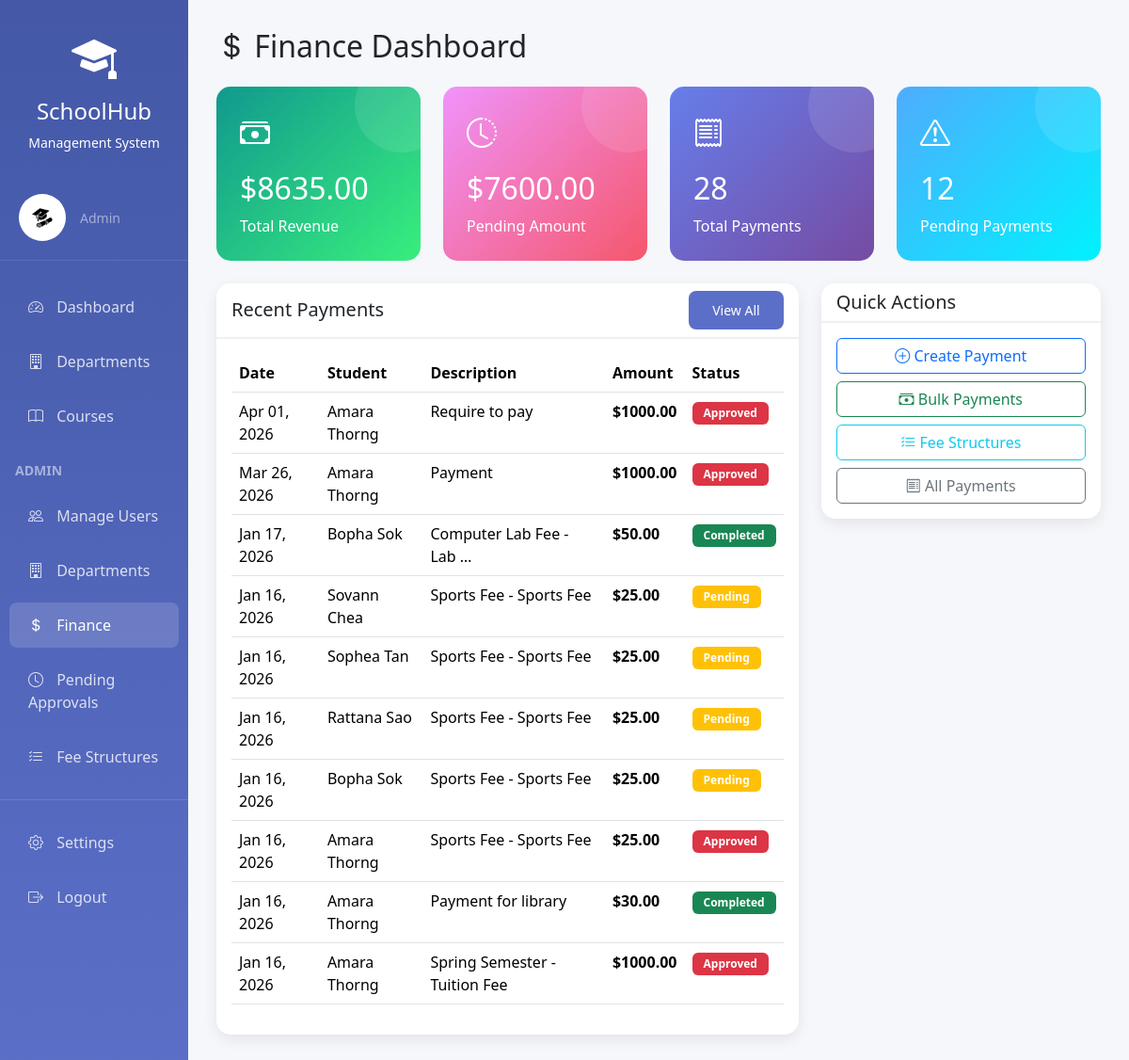
The app's page /finance/dashboard/ (signed in) with its own data.
### accounts/models.py (models this page shows, shortened)
class User(AbstractUser):
    USER_TYPE_CHOICES = (
        ('admin', 'Admin'),
        ('teacher', 'Teacher'),
        ('student', 'Student'),
    )
    user_type = models.CharField(max_length=10, choices=USER_TYPE_CHOICES, default='student')
    phone_number = models.CharField(max_length=15, blank=True, null=True)
    address = models.TextField(blank=True, null=True)
    date_of_birth = models.DateField(blank=True, null=True)
    profile_picture = models.ImageField(upload_to='profiles/', blank=True, null=True)
    is_approved = models.BooleanField(default=False, help_text='Admin must approve new accounts')
    student_id = models.CharField(max_length=20, blank=True, null=True, unique=True)
    enrollment_date = models.DateField(blank=True, null=True)
    department = models.ForeignKey('academics.Department', on_delete=models.SET_NULL,
                                   null=True, blank=True, related_name='students')
    major = models.ForeignKey('academics.Major', on_delete=models.SET_NULL,
                              null=True, blank=True, related_name='students')
    teacher_id = models.CharField(max_length=20, blank=True, null=True, unique=True)
    hire_date = models.DateField(blank=True, null=True)
    teacher_department = models.ForeignKey('academics.Department', on_delete=models.SET_NULL,
                                          null=True, blank=True, related_name='teachers')
    teaching_majors = models.ManyToManyField('academics.Major', blank=True,
                                             related_name='teachers')
    class Meta:
        ordering = ['username']
    @property
    def is_admin(self):
        return self.user_type == 'admin'
    @property
    def is_student(self):
        return self.user_type == 'student'

### finance/models.py (models this page shows, shortened)
class Payment(models.Model):
    STATUS_CHOICES = (
        ('pending', 'Pending'),
        ('awaiting_approval', 'Awaiting Approval'),
        ('approved', 'Approved'),
        ('rejected', 'Rejected'),
        ('completed', 'Completed'),
        ('failed', 'Failed'),
        ('refunded', 'Refunded'),
    )
    PAYMENT_METHOD_CHOICES = (
        ('cash', 'Cash'),
        ('bank_transfer', 'Bank Transfer'),
        ('credit_card', 'Credit Card'),
        ('online', 'Online Payment'),
    )
    payment_id = models.UUIDField(default=uuid.uuid4, editable=False, unique=True)
    student = models.ForeignKey(User, on_delete=models.CASCADE,
                                limit_choices_to={'user_type': 'student'},
                                related_name='payments')
    fee_structure = models.ForeignKey(FeeStructure, on_delete=models.SET_NULL,
                                      null=True, blank=True)
    course = models.ForeignKey(Course, on_delete=models.SET_NULL,
                               null=True, blank=True,
                               help_text="Associated course (if applicable)")
    amount = models.DecimalField(max_digits=10, decimal_places=2,
                                 validators=[MinValueValidator(0)])
    description = models.TextField()
    payment_method = models.CharField(max_length=20, choices=PAYMENT_METHOD_CHOICES,
                                      default='cash')
    status = models.CharField(max_length=20, choices=STATUS_CHOICES, default='pending')
    transaction_id = models.CharField(max_length=100, blank=True, null=True)
    payment_date = models.DateTimeField(null=True, blank=True)
    due_date = models.DateField()
    processed_by = models.ForeignKey(User, on_delete=models.SET_NULL, null=True,
                                     related_name='payments_processed')
    notes = models.TextField(blank=True)
    created_at = models.DateTimeField(auto_now_add=True)
    updated_at = models.DateTimeField(auto_now=True)
    class Meta:
        ordering = ['-created_at']

### finance/views.py (the view)
# urls.py: path('dashboard/', views.finance_dashboard, name='finance_dashboard'),
@user_passes_test(admin_required)
def finance_dashboard(request):
    total_revenue = Payment.objects.filter(status__in=['completed', 'approved']).aggregate(
        total=Sum('amount'))['total'] or 0
    pending_amount = Payment.objects.filter(status='pending').aggregate(
        total=Sum('amount'))['total'] or 0
    total_payments = Payment.objects.count()
    pending_count = Payment.objects.filter(status='pending').count()
    awaiting_approval = Payment.objects.filter(status='awaiting_approval').count()
    recent_payments = Payment.objects.all()[:10]
    context = {
        'total_revenue': total_revenue,
        'pending_amount': pending_amount,
        'total_payments': total_payments,
        'pending_count': pending_count,
        'awaiting_approval': awaiting_approval,
        'recent_payments': recent_payments,
    }
    return render(request, 'finance/finance_dashboard.html', context)

### finance/views.py (called while the page is built)
def admin_required(user):
    return user.is_authenticated and user.is_admin

### finance/templates/finance/finance_dashboard.html (shortened to what this page needs)
{% extends 'base.html' %}
{% block content %}
<h2 class="mb-4"><i class="bi bi-currency-dollar"></i> Finance Dashboard</h2>
<div class="row g-4 mb-4">
    <div class="col-md-3">
        <div class="stat-card stat-card-green">
            <i class="bi bi-cash-stack" style="font-size: 2rem;"></i>
            <h2 class="mt-3">${{ total_revenue|floatformat:2 }}</h2>
            <p class="mb-0">Total Revenue</p>
        </div>
    </div>
    <div class="col-md-3">
        <div class="stat-card stat-card-orange">
            <i class="bi bi-clock-history" style="font-size: 2rem;"></i>
            <h2 class="mt-3">${{ pending_amount|floatformat:2 }}</h2>
            <p class="mb-0">Pending Amount</p>
        </div>
    </div>
    <div class="col-md-3">
        <div class="stat-card stat-card-blue">
            <i class="bi bi-receipt" style="font-size: 2rem;"></i>
            <h2 class="mt-3">{{ total_payments }}</h2>
            <p class="mb-0">Total Payments</p>
        </div>
    </div>
    <div class="col-md-3">
        <div class="stat-card stat-card-purple">
            <i class="bi bi-exclamation-triangle" style="font-size: 2rem;"></i>
            <h2 class="mt-3">{{ pending_count }}</h2>
            <p class="mb-0">Pending Payments</p>
        </div>
    </div>
</div>
<div class="row">
    <div class="col-md-8">
        <div class="card">
            <div class="card-header d-flex justify-content-between align-items-center">
                <h5 class="mb-0">Recent Payments</h5>
                <a href="{% url 'finance:payment_list' %}" class="btn btn-sm btn-primary">View All</a>
            </div>
            <div class="card-body">
                <div class="table-responsive">
                    <table class="table table-hover">
                        <thead>
                            <tr>
                                <th>Date</th>
                                <th>Student</th>
                                <th>Description</th>
                                <th>Amount</th>
                                <th>Status</th>
                            </tr>
                        </thead>
                        <tbody>
                            {% for payment in recent_payments %}
                            <tr>
                                <td>{{ payment.created_at|date:"M d, Y" }}</td>
                                <td>{{ payment.student.get_full_name }}</td>
                                <td>{{ payment.description|truncatewords:5 }}</td>
                                <td><strong>${{ payment.amount }}</strong></td>
                                <td>
                                    {% if payment.status == 'completed' %}
                                    <span class="badge bg-success">Completed</span>
                                    {% elif payment.status == 'pending' %}
                                    <span class="badge bg-warning">Pending</span>
                                    {% else %}
                                    <span class="badge bg-danger">{{ payment.get_status_display }}</span>
                                    {% endif %}
                                </td>
                            </tr>
                            {% empty %}
                            <tr>
                                <td colspan="5" class="text-center text-muted py-4">No payments yet</td>
                            </tr>
                            {% endfor %}
                        </tbody>
                    </table>
                </div>
            </div>
        </div>
    </div>
    <div class="col-md-4">
        <div class="card">
            <div class="card-header">
                <h5 class="mb-0">Quick Actions</h5>
            </div>
            <div class="card-body">
                <div class="d-grid gap-2">
                    <a href="{% url 'finance:create_payment' %}" class="btn btn-outline-primary">
                        <i class="bi bi-plus-circle"></i> Create Payment
                    </a>
                    <a href="{% url 'finance:create_bulk_payments' %}" class="btn btn-outline-success">
                        <i class="bi bi-cash-stack"></i> Bulk Payments
                    </a>
                    <a href="{% url 'finance:fee_structure_list' %}" class="btn btn-outline-info">
                        <i class="bi bi-list-check"></i> Fee Structures
                    </a>
                    <a href="{% url 'finance:payment_list' %}" class="btn btn-outline-secondary">
                        <i class="bi bi-receipt"></i> All Payments
                    </a>
                </div>
            </div>
        </div>
    </div>
</div>
{% endblock %}

### templates/base.html (shortened to what this page needs)
<!DOCTYPE html>
<html lang="en">
<head>
    <link href="https://cdn.jsdelivr.net/npm/bootstrap@5.3.2/dist/css/bootstrap.min.css" rel="stylesheet">
    <link rel="stylesheet" href="https://cdn.jsdelivr.net/npm/bootstrap-icons@1.11.2/font/bootstrap-icons.css">
</head>
<body>
    {% if user.is_authenticated %}
    <div class="container-fluid">
        <div class="row">
            <div class="col-md-2 sidebar">
                <div class="text-center py-4">
                    <i class="bi bi-mortarboard-fill" style="font-size: 3rem;"></i>
                    <h4 class="mt-2">SchoolHub</h4>
                    <p class="small mb-0">Management System</p>
                </div>
                <div class="user-section d-flex align-items-center">
                    <div class="user-avatar">
                        {% if user.profile_picture %}
                        <img src="{{ user.profile_picture.url }}" alt="{{ user.get_full_name }}" style="width: 50px; height: 50px; border-radius: 50%; object-fit: cover;">
                        {% else %}
                        <i class="bi bi-person-circle"></i>
                        {% endif %}
                    </div>
                    <div>
                        <small class="text-white-50">{{ user.get_user_type_display }}</small>
                    </div>
                </div>
                <nav class="nav flex-column">
                    <a class="nav-link {% if request.path == '/accounts/dashboard/' %}active{% endif %}" href="{% url 'accounts:dashboard' %}">
                        <i class="bi bi-speedometer2"></i> Dashboard
                    </a>
                    {% if user.is_admin %}
                    <a class="nav-link {% if '/academics/departments' in request.path %}active{% endif %}" href="{% url 'academics:department_list' %}">
                        <i class="bi bi-building"></i> Departments
                    </a>
                    {% endif %}
                    {% if user.is_admin or user.is_teacher %}
                    <a class="nav-link {% if '/academics/courses/' in request.path %}active{% endif %}" href="{% url 'academics:course_list' %}">
                        <i class="bi bi-book"></i> Courses
                    </a>
                    {% endif %}
                    {% if user.is_admin %}
                    <div class="mt-3 mb-2 px-3">
                        <small class="text-white-50 fw-bold">ADMIN</small>
                    </div>
                    <a class="nav-link {% if '/accounts/users' in request.path %}active{% endif %}" href="{% url 'accounts:user_list' %}">
                        <i class="bi bi-people"></i> Manage Users
                    </a>
                    <a class="nav-link {% if '/accounts/departments' in request.path %}active{% endif %}" href="{% url 'academics:department_list' %}">
                        <i class="bi bi-building"></i> Departments
                    </a>
                    <a class="nav-link {% if '/finance/dashboard' in request.path or '/finance/payments' in request.path %}active{% endif %}" href="{% url 'finance:finance_dashboard' %}">
                        <i class="bi bi-currency-dollar"></i> Finance
                    </a>
                    <a class="nav-link {% if '/finance/payments/pending' in request.path %}active{% endif %}" href="{% url 'finance:pending_payments' %}">
                        <i class="bi bi-clock"></i> Pending Approvals
                    </a>
                    <a class="nav-link {% if '/finance/fee-structures' in request.path %}active{% endif %}" href="{% url 'finance:fee_structure_list' %}">
                        <i class="bi bi-list-check"></i> Fee Structures
                    </a>
                    {% endif %}
                    <hr class="text-white-50">
                    <a class="nav-link {% if '/accounts/settings' in request.path %}active{% endif %}" href="{% url 'accounts:profile_settings' %}">
                        <i class="bi bi-gear"></i> Settings
                    </a>
                    <a class="nav-link" href="{% url 'accounts:logout' %}">
                        <i class="bi bi-box-arrow-right"></i> Logout
                    </a>
                </nav>
            </div>
            <div class="col-md-10 main-content">
                {% block content %}{% endblock %}
            </div>
        </div>
    </div>
    {% else %}
        {% block auth_content %}{% endblock %}
    {% endif %}
</body>
</html>

### templates/base.html (style rules this page uses)
:root { --primary-color: #5b6fc8; --secondary-color: #00c853; --accent-color: #ffa726; --danger-color: #ef5350; }
body { font-family: 'Segoe UI', Tahoma, Geneva, Verdana, sans-serif; background: linear-gradient(135deg, #667eea 0%, #764ba2 100%); min-height: 100vh; }
.sidebar { min-height: 100vh; background: linear-gradient(180deg, #4458a7 0%, #5b6fc8 100%); color: white; padding: 0; box-shadow: 2px 0 10px rgba(0,0,0,0.1); }
.sidebar .nav-link { color: rgba(255,255,255,0.8); padding: 12px 20px; margin: 5px 10px; border-radius: 8px; transition: all 0.3s ease; }
.sidebar .nav-link:hover, .sidebar .nav-link.active { background: rgba(255,255,255,0.15); color: white; }
.sidebar .nav-link i { margin-right: 10px; width: 20px; }
.main-content { padding: 30px; background: #f5f7fa; min-height: 100vh; }
.card { border: none; border-radius: 15px; box-shadow: 0 5px 15px rgba(0,0,0,0.08); margin-bottom: 20px; }
.card-header { background: white; border-bottom: 2px solid #f0f0f0; font-weight: 600; border-radius: 15px 15px 0 0 !important; }
.btn-primary { background: var(--primary-color); border: none; padding: 10px 25px; border-radius: 8px; }
.stat-card { border-radius: 15px; padding: 25px; color: white; position: relative; overflow: hidden; }
.stat-card::before { content: ''; position: absolute; top: 0; right: 0; width: 100px; height: 100px; background: rgba(255,255,255,0.1); border-radius: 50%; transform: translate(30%, -30%); }
.stat-card-blue { background: linear-gradient(135deg, #667eea 0%, #764ba2 100%); }
.stat-card-green { background: linear-gradient(135deg, #11998e 0%, #38ef7d 100%); }
.stat-card-orange { background: linear-gradient(135deg, #f093fb 0%, #f5576c 100%); }
.stat-card-purple { background: linear-gradient(135deg, #4facfe 0%, #00f2fe 100%); }
.table { background: white; }
.badge { padding: 6px 12px; border-radius: 6px; }
.user-section { padding: 20px; border-bottom: 1px solid rgba(255,255,255,0.1); margin-bottom: 20px; }
.user-avatar { width: 50px; height: 50px; border-radius: 50%; background: rgba(255,255,255,0.2); display: flex; align-items: center; justify-content: center; font-size: 24px; margin-right: 15px; }

### records on screen
User: profile_picture (picture), user_type "Admin"
Payment: created_at "Apr 01, 2026", student.get_full_name "Amara Thorng", description "Require to pay", amount "1000.00", status "Approved"
Payment: created_at "Mar 26, 2026", student.get_full_name "Amara Thorng", description "Payment", amount "1000.00", status "Approved"
Payment: created_at "Jan 17, 2026", student.get_full_name "Bopha Sok", description "Computer Lab Fee - Lab …", amount "50.00", status "Completed"
Payment: created_at "Jan 16, 2026", student.get_full_name "Sovann Chea", description "Sports Fee - Sports Fee", amount "25.00", status "Pending"
Payment: created_at "Jan 16, 2026", student.get_full_name "Sophea Tan", description "Sports Fee - Sports Fee", amount "25.00", status "Pending"
Payment: created_at "Jan 16, 2026", student.get_full_name "Rattana Sao", description "Sports Fee - Sports Fee", amount "25.00", status "Pending"
Payment: created_at "Jan 16, 2026", student.get_full_name "Bopha Sok", description "Sports Fee - Sports Fee", amount "25.00", status "Pending"
Payment: created_at "Jan 16, 2026", student.get_full_name "Amara Thorng", description "Sports Fee - Sports Fee", amount "25.00", status "Approved"
Payment: created_at "Jan 16, 2026", student.get_full_name "Amara Thorng", description "Payment for library", amount "30.00", status "Completed"
Payment: created_at "Jan 16, 2026", student.get_full_name "Amara Thorng", description "Spring Semester - Tuition Fee", amount "1000.00", status "Approved"

### other values on screen
{{ total_revenue|floatformat:2 }} "8635.00"
{{ pending_amount|floatformat:2 }} "7600.00"
{{ total_payments }} "28"
{{ pending_count }} "12"
